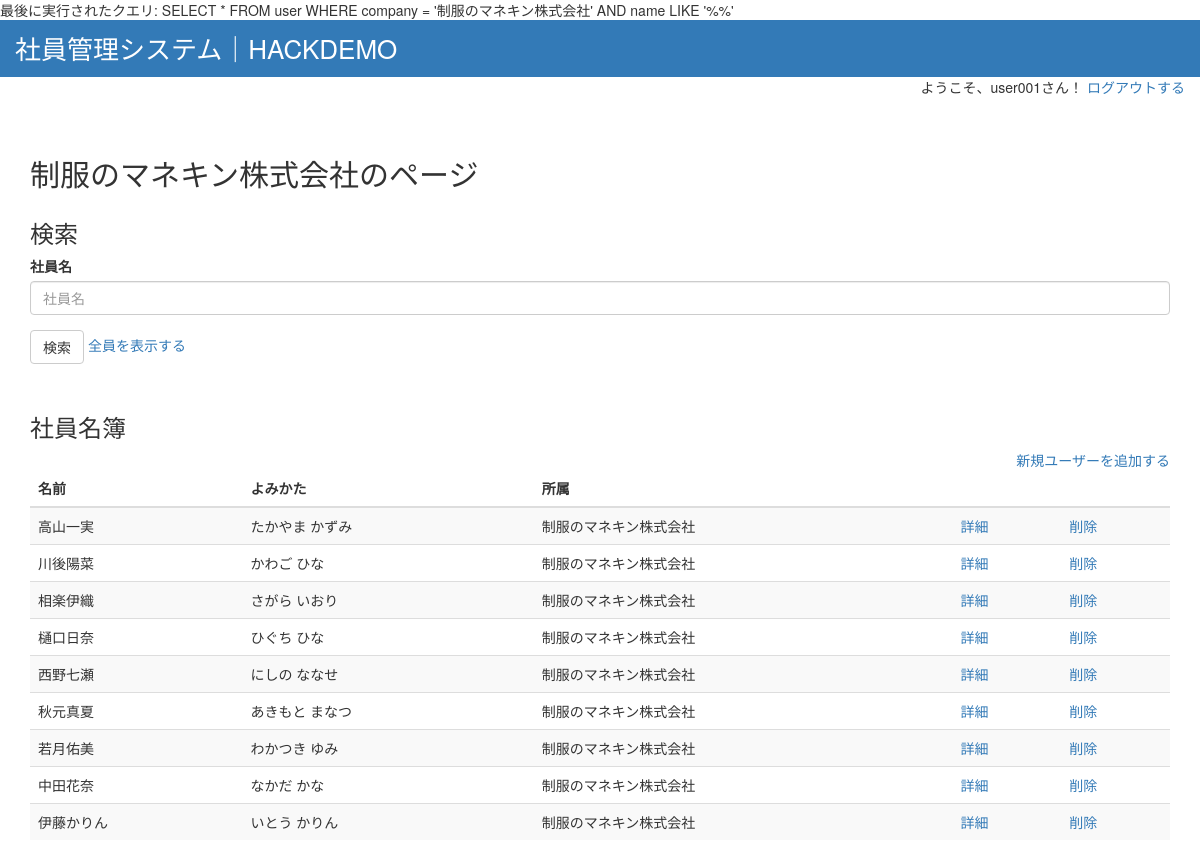
The app's page /index.php (signed in) with its own data.
### tables this page shows
CREATE TABLE IF NOT EXISTS `user` (
  `ID` int(11) NOT NULL AUTO_INCREMENT,
  `name` varchar(255) NOT NULL,
  `hiragana` varchar(255),
  `birthplace` varchar(255),
  `grade` varchar(255),
  `birthday` date,
  `company` varchar(255) NOT NULL,
  PRIMARY KEY (`ID`)
);

### assets/models/users.php (called while the page is built, shortened)
<?php
require_once __DIR__.'/appModel.php';
class Users extends AppModel
{
    public static function search($company, $name)
    {
        $sql = "SELECT * FROM user WHERE company = '$company' AND name LIKE '%$name%'";
        return self::db()->query($sql);
    }
}

### assets/models/appModel.php (called while the page is built)
<?php
class AppModel
{
    protected static function db()
    {
        return new mysqli('localhost', 'root', 'root', 'hackdemo');
    }
}

### index.php (the view, shortened to what this page needs)
<?php
require_once __DIR__ . '/assets/models/users.php';
$name = filter_input(INPUT_POST, 'name');
$users = Users::search($_SESSION['company'], $name);
include __DIR__ . '/assets/templates/header.php';
?>
<div class="container">
    <div class="row">
        <div class="col-lg-12">
            <h2><?= $_SESSION['company'] ?>のページ</h2>
        </div>
        <div class="col-lg-12 mb-30">
            <h3>検索</h3>
            <form method="post" action="">
                <div class="form-group">
                    <label for="InputUsername">社員名</label>
                    <input type="text" class="form-control" id="InputUsername" name="name" placeholder="社員名" value="<?= $name ?>">
                </div>
                <button type="submit" class="btn btn-default">検索</button>
                <a href="index.php">全員を表示する</a>
            </form>
         </div>
        <div class="col-lg-12">
            <h3>社員名簿</h3>
        </div>
        <div class="col-lg-12 text-right">
            <a href="new.php">新規ユーザーを追加する</a>
        </div>
        <div class="col-lg-12">
            <table class="table table-striped">
                <thead>
                    <tr><th>名前</th><th>よみかた</th><th>所属</th><th></th><th></th>
                </thead>
                <tbody>
                    <?php while ($user = $users->fetch_array()) : ?>
                    <tr>
                        <td><?= $user["name"] ?></td>
                        <td><?= $user["hiragana"] ?></td>
                        <td><?= $user["company"] ?></td>
                        <td><a href="show.php?userid=<?= $user['ID'] ?>">詳細</a></td>
                        <td><a href="delete.php?userid=<?= $user['ID'] ?>" onClick='alert("削除します。よろしいですか？")'>削除</a></td>
                    </tr>
                    <?php endwhile ?>
                </tbody>
            </table>
        </div>
    </div>
</div>

### assets/templates/header.php (shortened to what this page needs)
<!DOCTYPE html>
<link rel="stylesheet" href="https://maxcdn.bootstrapcdn.com/bootstrap/3.3.7/css/bootstrap.min.css">
<link rel="stylesheet" href="assets/styles/style.css">
<?php
if (isset($_SESSION['latest_sql'])) {
    echo "最後に実行されたクエリ: " . $_SESSION['latest_sql'];
}?>
<div class="container-fluid mb-30">
    <div class="row bg-primary">
        <div class="col-lg-6">
            <h1><a href="index.php" style="color: white;">社員管理システム｜HACKDEMO</a></h1>
        </div>
    </div>
    <?php if (isset($_SESSION['username'])) : ?>
    <div class="row">
        <div class="col-lg-12 text-right">
            <p>
                ようこそ、<?= $_SESSION['username'] ?>さん！
                <a href="logout.php">ログアウトする</a>
            </p>
         </div>
    </div>
    <?php endif; ?>
</div>

### assets/styles/style.css (style rules this page uses)
h1 { font-size: 26px; margin: 14px 0; }
.mb-30 { margin-bottom: 30px; }

### records on screen
user: name "高山一実", hiragana "たかやま かずみ", company "制服のマネキン株式会社"
user: name "川後陽菜", hiragana "かわご ひな", company "制服のマネキン株式会社"
user: name "相楽伊織", hiragana "さがら いおり", company "制服のマネキン株式会社"
user: name "樋口日奈", hiragana "ひぐち ひな", company "制服のマネキン株式会社"
user: name "西野七瀬", hiragana "にしの ななせ", company "制服のマネキン株式会社"
user: name "秋元真夏", hiragana "あきもと まなつ", company "制服のマネキン株式会社"
user: name "若月佑美", hiragana "わかつき ゆみ", company "制服のマネキン株式会社"
user: name "中田花奈", hiragana "なかだ かな", company "制服のマネキン株式会社"
user: name "伊藤かりん", hiragana "いとう かりん", company "制服のマネキン株式会社"

### other values on screen
$_SESSION['latest_sql'] "SELECT * FROM user WHERE company = '制服のマネキン株式会社' AND name LIKE '%%'"
$_SESSION['username'] "user001"
$_SESSION['company'] "制服のマネキン株式会社"
